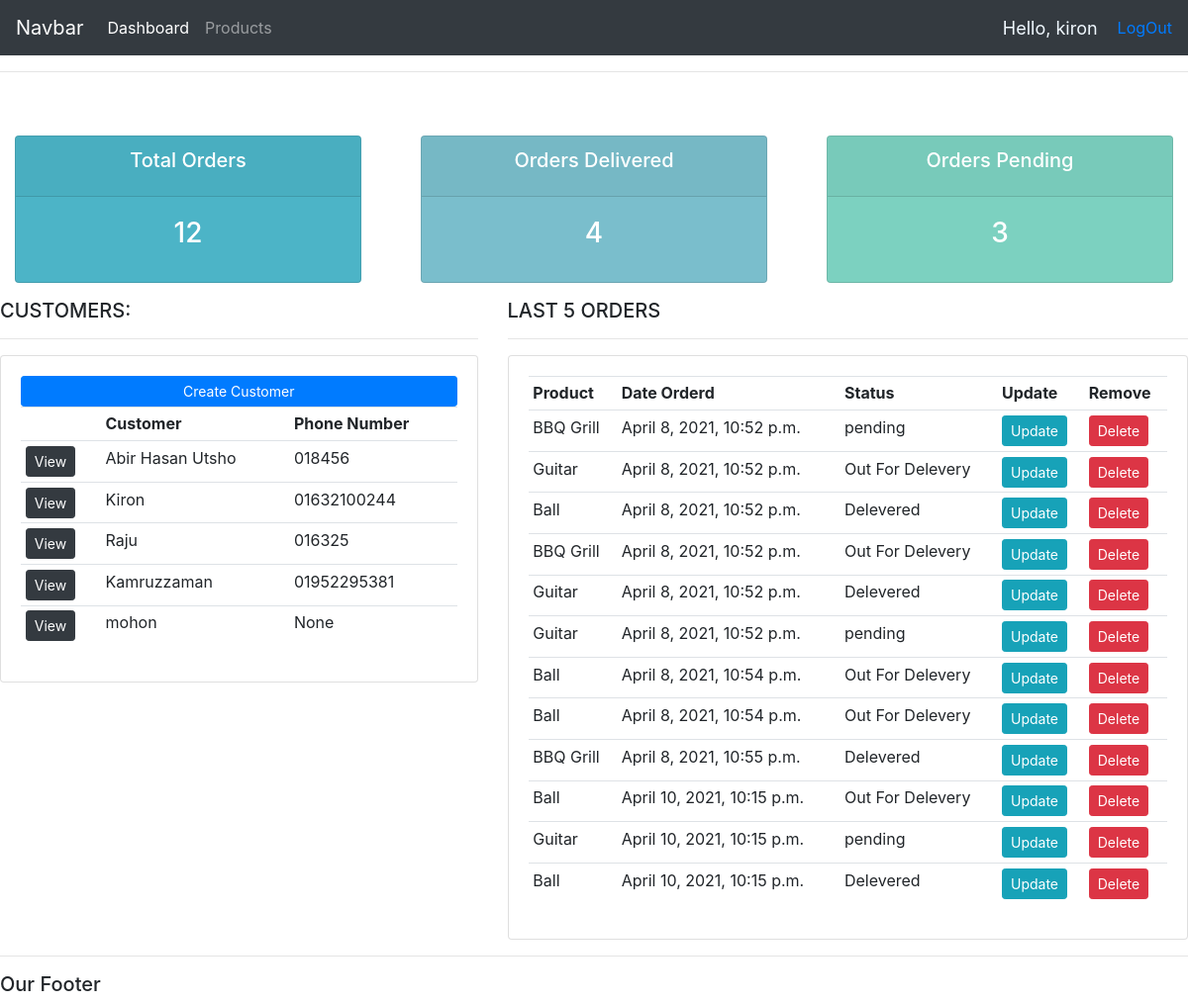
Before: / (signed in) with the older database file.
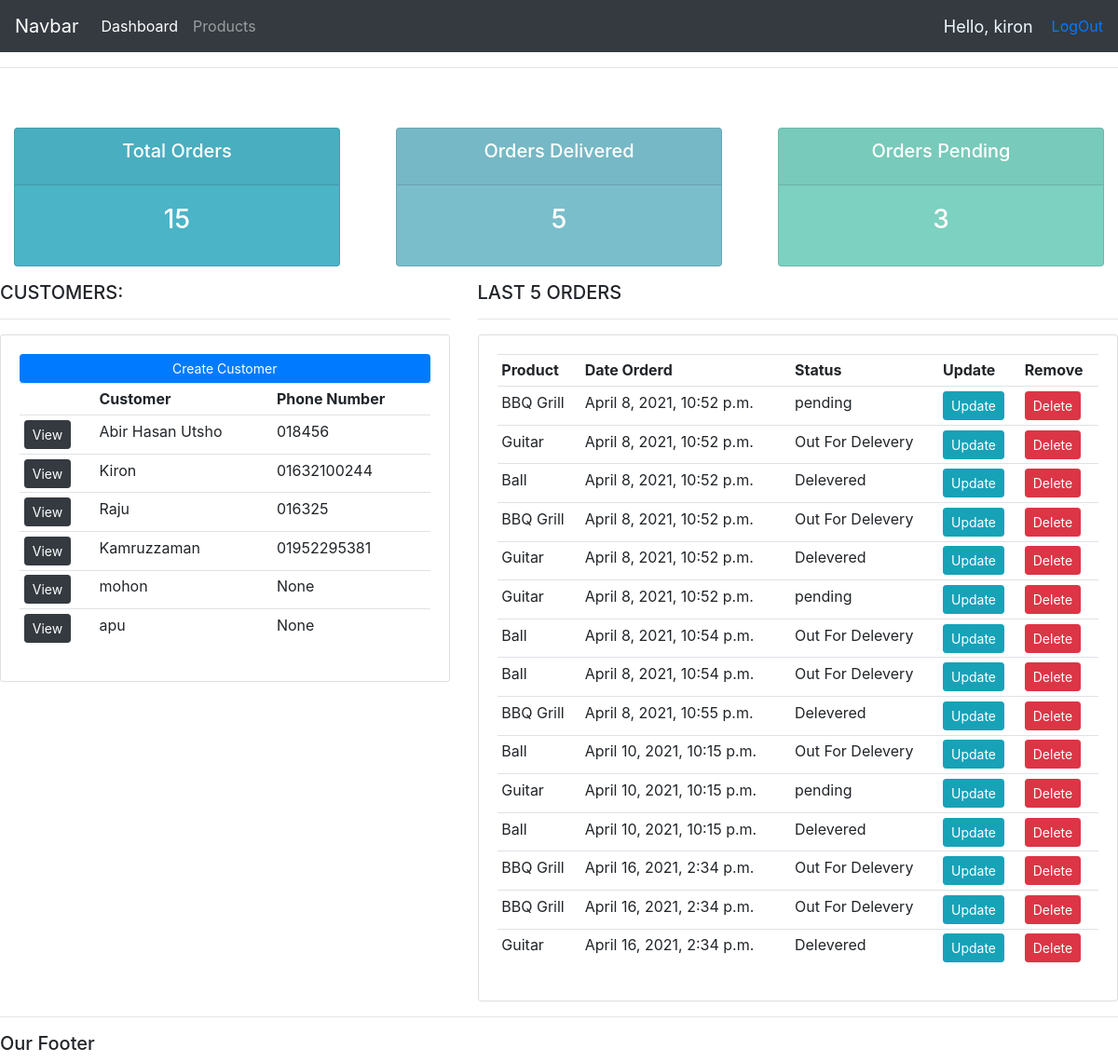
After: the same page with the newer database file.
### accounts/models.py (models this page shows, shortened)
class Customer(models.Model):
    user = models.OneToOneField(User, null=True, blank=True, on_delete=models.CASCADE)
    name = models.CharField(max_length=50,null=True)
    phone = models.CharField(max_length=50,null=True)
    email = models.CharField(max_length=50,null=True)
    profile_pic = models.ImageField(default='Capture.PNG', null=True, blank=True)
    date_created = models.DateTimeField(auto_now_add=True,null=True)

class Order(models.Model):
    STATUS = (
        ('pending','pending'),
        ('Out For Delevery','Out For Delevery'),
        ('Delevered','Delevered'),
    )
    customer = models.ForeignKey(Customer,null=True,on_delete= models.SET_NULL)
    product =  models.ForeignKey(Product, null=True,on_delete= models.SET_NULL)
    date_created = models.DateTimeField(auto_now_add=True,null=True)
    status = models.CharField(max_length=200,null=True,choices=STATUS)
    note = models.CharField(max_length=1000,null=True)

class Product(models.Model):
    CATEGORY = (
        ('Indoor','Indoor'),
        ('Out Door','Out Door'),
    )
    name = models.CharField(max_length=50,null=True)
    price = models.FloatField(null=True)
    category = models.CharField(max_length=50,null=True,choices=CATEGORY)
    description = models.CharField(max_length=500,null=True, blank=True)
    date_created = models.DateTimeField(auto_now_add=True,null=True)
    tags = models.ManyToManyField(Tag)
    def __str__(self):
        return self.name

### accounts/decorators.py (the view)
    def wrapper_func(request,*args, **kwargs):
        group = None
        if request.user.groups.exists():
            group = request.user.groups.all()[0].name
        if group == 'Customer':
            return redirect('userpage')
        if group == 'Admin':
            return view_func(request,*args, **kwargs)

### accounts/views.py (called while the page is built)
@login_required(login_url="login")
@admin_only
def home(request):
    orders = Order.objects.all()
    customers = Customer.objects.all()
    total_order = orders.count()
    total_customer = customers.count()
    order_delivered = orders.filter(status='Delevered').count()
    order_pending = orders.filter(status='pending').count()
    contex = {
        'orders':orders,
        'customers':customers,
        'total_order':total_order,
        'total_customer':total_customer,
        'order_delivered':order_delivered,
        'order_pending':order_pending,
    }
    return render(request,'accounts/dashboard.html',contex)

### accounts/templates/accounts/dashboard.html
{%  extends 'accounts/main.html' %}
{% block content %}
<br>
{%  include 'accounts/status.html' %}
<div class="row">
	<div class="col-md-5">
		<h5>CUSTOMERS:</h5>
		<hr>
		<div class="card card-body">
			<a class="btn btn-primary  btn-sm btn-block" href="">Create Customer</a>
			<table class="table table-sm">
				<tr>
					<th></th>
					<th>Customer</th>
					<th>Phone Number</th>
				</tr>
				{% for i in customers   %}
				<tr>
					<td><a class="btn btn-dark btn-sm" href="{% url 'customer' i.id %}">View</a></td>
					<td>{{i.name}}</td>
					<td>{{i.phone}}</td>
				</tr>
				{% endfor %}
			</table>
		</div>
	</div>
	<div class="col-md-7">
		<h5>LAST 5 ORDERS</h5>
		<hr>
		<div class="card card-body">
			<table class="table table-sm">
				<tr>
					<th>Product</th>
					<th>Date Orderd</th>
					<th>Status</th>
					<th>Update</th>
					<th>Remove</th>
				</tr>
				{% for i in orders   %}
				<tr>
					<td>{{i.product}}</td>
					<td>{{i.date_created}}</td>
					<td>{{i.status}}</td>
					<td><a class="btn btn-info btn-sm" href="{% url 'update_order' i.id %}">Update</a></td>
					<td><a class="btn btn-danger btn-sm" href="{% url 'delete_order' i.id %}">Delete</a></td>
				</tr>
				{% endfor %}
			</table>
		</div>
	</div>
</div>
{% endblock %}

Changed rows visible on the page:
added Customer: name "apu", phone "None"
added Order: product "BBQ Grill", date_created "April 16, 2021, 2:34 p.m.", status "Out For Delevery"
added Order: product "BBQ Grill", date_created "April 16, 2021, 2:34 p.m.", status "Out For Delevery"
added Order: product "Guitar", date_created "April 16, 2021, 2:34 p.m.", status "Delevered"
Other visible differences:
{{ total_order }}: "12" → "15"
{{ order_delivered }}: "4" → "5"
